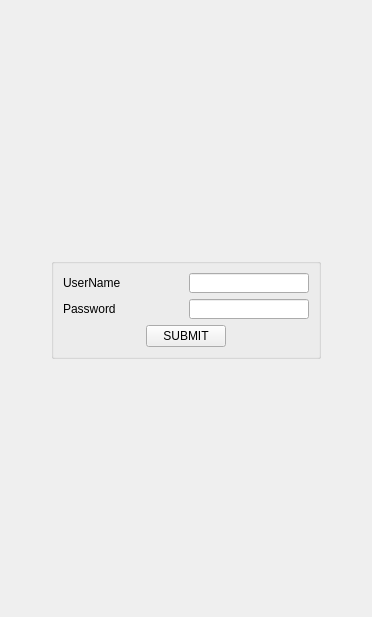
      <widget class="QWidget" name="page_2">
       <layout class="QVBoxLayout" name="verticalLayout_7">
        <item>
         <spacer name="verticalSpacer">
          <property name="orientation">
           <enum>Qt::Vertical</enum>
          </property>
          <property name="sizeHint" stdset="0">
           <size>
            <width>20</width>
            <height>247</height>
           </size>
          </property>
         </spacer>
        </item>
        <item>
         <layout class="QHBoxLayout" name="horizontalLayout_25">
          <item>
           <spacer name="horizontalSpacer_10">
            <property name="orientation">
             <enum>Qt::Horizontal</enum>
            </property>
            <property name="sizeHint" stdset="0">
             <size>
              <width>40</width>
              <height>20</height>
             </size>
            </property>
           </spacer>
          </item>
          <item>
           <widget class="QGroupBox" name="groupBox">
            <layout class="QVBoxLayout" name="verticalLayout_6">
             <item>
              <layout class="QHBoxLayout" name="horizontalLayout_22">
               <item>
                <widget class="QLabel" name="label_17">
                 <property name="minimumSize">
                  <size>
                   <width>120</width>
                   <height>20</height>
                  </size>
                 </property>
                 <property name="maximumSize">
                  <size>
                   <width>120</width>
                   <height>20</height>
                  </size>
                 </property>
                 <property name="text">
                  <string>UserName</string>
                 </property>
                </widget>
               </item>
               <item>
                <widget class="QLineEdit" name="le_username">
                 <property name="minimumSize">
                  <size>
                   <width>120</width>
                   <height>20</height>
                  </size>
                 </property>
                 <property name="maximumSize">
                  <size>
                   <width>120</width>
                   <height>20</height>
                  </size>
                 </property>
                </widget>
               </item>
              </layout>
             </item>
             <item>
              <layout class="QHBoxLayout" name="horizontalLayout_23">
               <item>
                <widget class="QLabel" name="label_18">
                 <property name="minimumSize">
                  <size>
                   <width>120</width>
                   <height>20</height>
                  </size>
                 </property>
                 <property name="maximumSize">
                  <size>
                   <width>120</width>
                   <height>20</height>
                  </size>
                 </property>
                 <property name="text">
                  <string>Password</string>
                 </property>
                </widget>
               </item>
               <item>
                <widget class="QLineEdit" name="le_password">
                 <property name="minimumSize">
                  <size>
                   <width>120</width>
                   <height>20</height>
                  </size>
                 </property>
                 <property name="maximumSize">
                  <size>
                   <width>120</width>
                   <height>20</height>
                  </size>
                 </property>
                 <property name="echoMode">
                  <enum>QLineEdit::Password</enum>
                 </property>
                </widget>
               </item>
              </layout>
             </item>
             <item>
              <layout class="QHBoxLayout" name="horizontalLayout_24">
               <item>
                <spacer name="horizontalSpacer_8">
                 <property name="orientation">
                  <enum>Qt::Horizontal</enum>
                 </property>
                 <property name="sizeHint" stdset="0">
                  <size>
                   <width>40</width>
                   <height>20</height>
                  </size>
                 </property>
                </spacer>
               </item>
               <item>
                <widget class="QPushButton" name="pb_submit">
                 <property name="text">
                  <string>SUBMIT</string>
                 </property>
                </widget>
               </item>
               <item>
                <spacer name="horizontalSpacer_9">
                 <property name="orientation">
                  <enum>Qt::Horizontal</enum>
                 </property>
                 <property name="sizeHint" stdset="0">
                  <size>
                   <width>40</width>
                   <height>20</height>
                  </size>
                 </property>
                </spacer>
               </item>
              </layout>
             </item>
            </layout>
           </widget>
          </item>
          <item>
           <spacer name="horizontalSpacer_11">
            <property name="orientation">
             <enum>Qt::Horizontal</enum>
            </property>
            <property name="sizeHint" stdset="0">
             <size>
              <width>40</width>
              <height>20</height>
             </size>
            </property>
           </spacer>
          </item>
         </layout>
        </item>
        <item>
         <spacer name="verticalSpacer_2">
          <property name="orientation">
           <enum>Qt::Vertical</enum>
          </property>
          <property name="sizeHint" stdset="0">
           <size>
            <width>20</width>
            <height>247</height>
           </size>
          </property>
         </spacer>
        </item>
       </layout>
      </widget>
